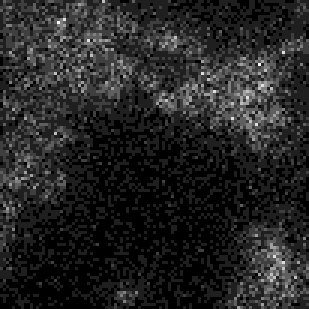
#> input picture opencell/tests/artifacts/data/microscopy/A1_1_ATL2__mock.ome.tif, 103 x 103 px (shown 3 times larger)
$ python -i nucleus_segmentation.py   (imports and definitions only)   (older library calls are emulated)
#> lines starting #> are read from the running program, lines starting #| are printed output that depends on the picture; after the words box and inside, x2 and y2 are one past the last pixel; in counts of white or black regions, pixels touching at a corner belong together
### opencell/imaging/utils.py
import base64
import imageio
import io
import numpy as np
import skimage
import tifffile


# [48 lines left out: functions load, load_and_downscale_2x, b64encode_image, autoscale, not called in this run]


# alias for autoscale, for backwards compatibility
def autogain(*args, **kwargs):
    return autoscale(*args, **kwargs)


def remove_small_regions(mask, min_area, conn=1):
    '''
    Remove regions that are too small or too large from the mask
    '''
    mask_label = skimage.measure.label(mask, connectivity=conn)
    props = skimage.measure.regionprops(mask_label)
    for prop in props:
        if prop.area < min_area:
            mask[mask_label == prop.label] = False
    return mask > 0


# [10 lines left out: function remove_large_regions, not called in this run]


def remove_edge_regions(mask, conn=1):
    '''
    Remove regions in the mask that touch one or more edges of the image
    '''
    mask_out = mask.copy()
    mask_label = skimage.measure.label(mask, connectivity=conn)
    props = skimage.measure.regionprops(mask_label)
    for prop in props:
        if min(prop.bbox) == 0 or prop.bbox[2] == mask.shape[0] or prop.bbox[3] == mask.shape[1]:
            mask_out[mask_label == prop.label] = False
    return mask_out > 0

### opencell/imaging/nucleus_segmentation.py
import numpy as np
from scipy import ndimage
import skimage

from opencell.imaging import utils


def generate_final_mask(im):
    '''
    High-level method to generate the final nucleus segmentation mask
    '''

    # generate an initial, crude background mask
    background_mask = generate_background_mask(im, sigma=5, rel_thresh=1.0)

    # refine the crude mask
    refined_background_mask, _, _ = refine_background_mask(
        im,
        background_mask,
        sigma=4,
        radius=5,
        percentile=7,
        max_area=1e4,
        min_area=900,
    )

    # remove regions too small to be a nucleus from the refined mask
    refined_background_mask = utils.remove_small_regions(refined_background_mask, min_area=1000)

    # generate the (labeled) watershed mask
    watershed_mask = generate_watershed_mask(refined_background_mask, min_distance=15)

    # remove watershed regions that touch the edge of the image,
    # because they are often not accurately segmented
    watershed_mask = utils.remove_edge_regions(watershed_mask)

    return watershed_mask


def generate_background_mask(im, sigma, rel_thresh):
    '''
    Generate a crude nucleus background mask using Li thresholding
    '''
    # smooth the raw image
    imf = skimage.filters.gaussian(im, sigma=sigma)

    # background mask from minimum cross-entropy
    thresh = rel_thresh * skimage.filters.threshold_li(imf)
    mask = imf > thresh
    mask = skimage.morphology.erosion(mask)
    return mask


def laplacian_of_gaussian_filter(im, sigma):
    '''
    Laplace transform a Gaussian-smoothed image
    (aka the Laplacian-of-Gaussian or LoG filter)
    '''
    imf = skimage.filters.gaussian(im, sigma=sigma)
    im_lg = skimage.filters.laplace(imf, ksize=3)
    return im_lg


def refine_background_mask(
    im, background_mask, sigma, radius, percentile, max_area, min_area
):
    '''
    im : raw nucleus image
    background_mask : 'crude' background mask generated by generate_background_mask
    sigma : radius of gaussian for smoothing
    radius : size of the disk for the closing operation
    percentile : intensity threshold for the local minima mask
    max_area : maximum area of holes to fill
    min_area : minimum area of region in the local minimum mask to remove from the background mask

    Steps
    1) generate a 'refined' background mask by thresholding the laplace transform at zero
    2) morphologically close this mask and fill holes to eliminate intra-nuclear holes or gaps
       (empirically, this requires a closing disk of radius at least 4)
    3) multiply this 'refined' mask by the existing background mask (`background_mask`)
       to restore any 'true' holes/gaps that were present in the background mask
    4) generate a mask of local minima in the laplace transform,
       using a percentile threshold (5%-7% works well)
    5) iterate over regions in this local-minima mask and remove them from the refined mask
       if they partially overlap with the background of the refined mask

    This procedure helps to capture the narrow regions and gaps between clumped nuclei,
    which dramatically improves the accuracy of the nucleus positions
    extracted from the distance-transformed mask.

    An alternative and likely better approach would be to find a more sophisticated way
    of 'filling in' the interiors of the nuclei in the refined background mask;
    the use of closing followed by hole-filling here is so crude that the hackish use
    of the local minima mask to add back real gaps between nuclei becomes necessary
    to meaningfully improve over the crude `background_mask`.

    '''

    im_lg = laplacian_of_gaussian_filter(im, sigma)
    refined_mask = (im_lg > 0) * background_mask

    # eliminate intra-nuclear holes in the mask
    refined_mask = skimage.morphology.closing(refined_mask, skimage.morphology.disk(radius))
    refined_mask = skimage.morphology.remove_small_holes(
        refined_mask, area_threshold=max_area, connectivity=1
    )

    # multiply the mask by the background mask again to retain any holes that were present
    # in the background mask (which we can assume are real)
    refined_mask *= background_mask

    # create a mask of local minima in the LoG image
    minima_mask = im_lg < np.percentile(im_lg, percentile)

    # remove regions in the minima mask from the refined mask
    # if they partially overlap with the background of the refined mask
    minima_mask_labeled = skimage.measure.label(minima_mask, connectivity=1)
    props = skimage.measure.regionprops(minima_mask_labeled)
    for prop in props:
        region_overlaps_background = np.min(refined_mask[prop.coords[:, 0], prop.coords[:, 1]]) == 0
        if region_overlaps_background or prop.area > min_area:
            refined_mask[prop.coords[:, 0], prop.coords[:, 1]] = False

    return refined_mask, minima_mask, im_lg


def find_region_centers(mask, min_distance):
    '''
    Crude method to find the approximate centers of the unconnected regions in a binary mask
    '''
    # smoothed distance transform
    dist = ndimage.distance_transform_edt(mask)
    distf = skimage.filters.gaussian(dist, sigma=1)

    # the positions of the local maximima in the distance transform
    # correspond roughly to the centers of mass of the individual nuclei
    positions = skimage.feature.peak_local_max(
        distf, indices=True, min_distance=min_distance, labels=mask
    )
    return positions


def generate_watershed_mask(mask, min_distance, background_mask=None):
    '''
    Watershed a binary mask using the distance transform approach
    mask : the binary mask to distance-transform
    min_distance : minimum distance between local maxima in the distance transform
        to use as seeds for the watershed
    background_mask : optional, less stringent mask to mask the watershed transform itself
    '''

    if background_mask is None:
        background_mask = mask

    dist = ndimage.distance_transform_edt(mask)
    distf = skimage.filters.gaussian(dist, sigma=1)

    local_max = skimage.feature.peak_local_max(
        distf, indices=False, min_distance=min_distance, labels=mask
    )
    labeled_local_max, num_local_max = ndimage.label(local_max)

    watershed_mask = skimage.morphology.watershed(
        -distf.astype(float),
        mask=background_mask,
        markers=labeled_local_max,
        watershed_line=True,
        compactness=.01
    )
    return watershed_mask

>>> import cv2
>>> picture = cv2.imread('../tests/artifacts/data/microscopy/A1_1_ATL2__mock.ome.tif', cv2.IMREAD_GRAYSCALE)
#> picture is the input picture: shape (103, 103); min 1, max 9, mean 2.16
>>> result = generate_final_mask(picture)
#> in generate_background_mask, `imf = skimage.filters.gaussian(im, sigma=sigma)`:
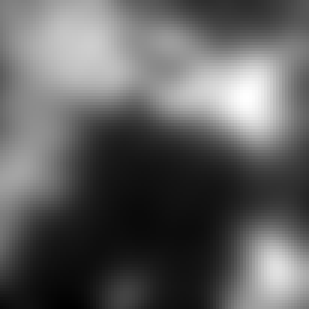
#> imf: shape (103, 103) float64 (shown 3 times larger); min 0.00432, max 0.0153, mean 0.00843; drawn with min black and max white
#> in generate_background_mask, `thresh = rel_thresh * skimage.filters.threshold_li(imf)`: thresh = 0.00765
#> in generate_background_mask, `mask = imf > thresh`: mask: shape (103, 103) bool; 54.3% white; 2 black regions, box (x1, y1, x2, y2) and area: (0, 37, 103, 103) 4519, (56, 0, 99, 10) 325
#> in generate_background_mask, `mask = skimage.morphology.erosion(mask)`: mask: shape (103, 103) bool; 52.3% white; 2 black regions, box (x1, y1, x2, y2) and area: (0, 36, 103, 103) 4691, (55, 0, 100, 11) 373
#> in laplacian_of_gaussian_filter, `im_lg = skimage.filters.laplace(imf, ksize=3)`:
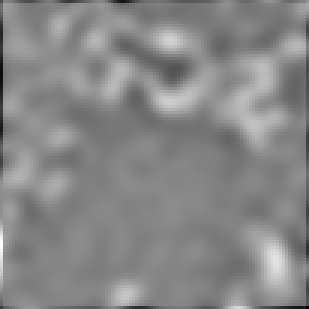
#> im_lg: shape (103, 103) float64 (shown 3 times larger); min -0.000412, max 0.000363, mean 1.98e-20; drawn with min black and max white
#> in refine_background_mask, `refined_mask = (im_lg > 0) * background_mask`: refined_mask: shape (103, 103) bool; 31.5% white; 5 white regions (2 under 20 px), largest, box (x1, y1, x2, y2) and area: (0, 1, 102, 87) 2869, (75, 74, 102, 103) 447, (98, 0, 103, 6) 21
#> in refine_background_mask, `refined_mask = skimage.morphology.closing(refined_mask, skimage.morpho..`: refined_mask: shape (103, 103) bool; 40.4% white; 2 white regions, box (x1, y1, x2, y2) and area: (0, 0, 103, 87) 3769, (75, 73, 103, 103) 515
#> in refine_background_mask, `refined_mask = skimage.morphology.remove_small_holes( refined_mask, ar..`: refined_mask: shape (103, 103) bool; every value is 1
#> in refine_background_mask, `minima_mask = im_lg < np.percentile(im_lg, percentile)`: minima_mask: shape (103, 103) bool; 7% white; 23 white regions (13 under 20 px)
#> in refine_background_mask, `minima_mask_labeled = skimage.measure.label(minima_mask, connectivity=1)`:
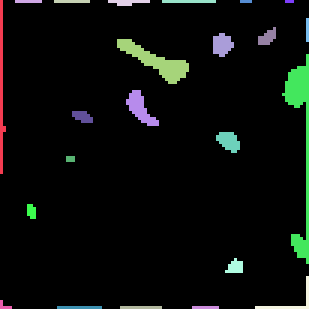
#> minima_mask_labeled: shape (103, 103) int32 (shown 3 times larger); 24 distinct labels, from 0 to 23; one colour per label, 0 black
#> in refine_background_mask, `props = skimage.measure.regionprops(minima_mask_labeled)`: props = 23 regions; largest, box (x1, y1, x2, y2) and area: (94, 18, 103, 88) 184, (39, 13, 63, 28) 129, (42, 30, 53, 42) 61, (0, 0, 2, 58) 60, (71, 11, 78, 19) 41
#> the loop in refine_background_mask, `for prop in props:` made 23 passes
#> after the loop in refine_background_mask, `for prop in props:`:
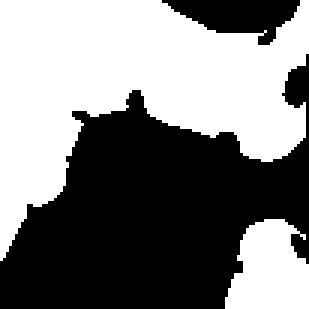
#> refined_mask: shape (103, 103) bool (shown 3 times larger); 49.7% white; 2 white regions
#> in remove_small_regions, `mask_label = skimage.measure.label(mask, connectivity=conn)`:
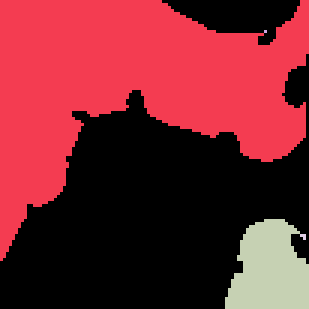
#> mask_label: shape (103, 103) int32 (shown 3 times larger); 5 distinct labels, from 0 to 4; one colour per label, 0 black
#> in remove_small_regions, `props = skimage.measure.regionprops(mask_label)`: props = 4 regions; box (x1, y1, x2, y2) and area: (0, 0, 103, 87) 4627, (75, 73, 103, 103) 640, (100, 78, 102, 80) 3, (88, 10, 89, 11) 1
#> the loop in remove_small_regions, `for prop in props:` made 4 passes
#> after the loop in remove_small_regions, `for prop in props:`:
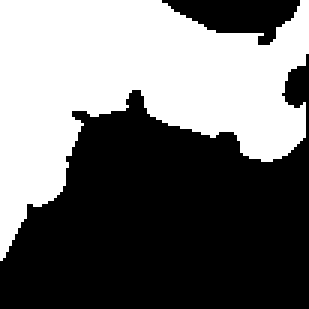
#> mask: shape (103, 103) bool (shown 3 times larger); 43.6% white; 1 white region, box (x1, y1, x2, y2) and area: (0, 0, 103, 87) 4627
#> in generate_watershed_mask, `local_max = skimage.feature.peak_local_max( distf, indices=False, min_..`: local_max: shape (103, 103) bool; 0.02% white in thin lines or dots, all inside (x1, y1, x2, y2) = (15, 15, 66, 27)
#> in generate_watershed_mask, `labeled_local_max, num_local_max = ndimage.label(local_max)`: labeled_local_max: shape (103, 103) int32; 3 distinct labels, from 0 to 2
#> in generate_watershed_mask, `labeled_local_max, num_local_max = ndimage.label(local_max)`: num_local_max = 2
#> in generate_watershed_mask, `watershed_mask = skimage.morphology.watershed( -distf.astype(float), m..`:
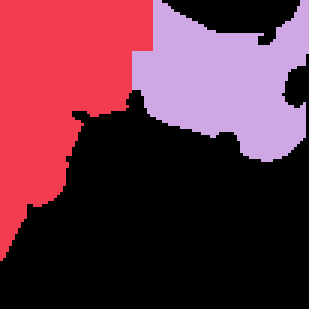
#> watershed_mask: shape (103, 103) int32 (shown 3 times larger); 3 distinct labels, from 0 to 2; one colour per label, 0 black
#> in remove_edge_regions, `mask_label = skimage.measure.label(mask, connectivity=conn)`: mask_label: shape (103, 103) int64; 3 distinct labels, from 0 to 2
#> in remove_edge_regions, `props = skimage.measure.regionprops(mask_label)`: props = 2 regions; box (x1, y1, x2, y2) and area: (0, 0, 51, 87) 2579, (44, 0, 103, 54) 2048
#> the loop in remove_edge_regions, `for prop in props:` made 2 passes
#> after the loop in remove_edge_regions, `for prop in props:`: mask_out: shape (103, 103) int32; every value is 0
#> in remove_edge_regions, `return mask_out > 0`: returned value: shape (103, 103) bool; every value is 0
